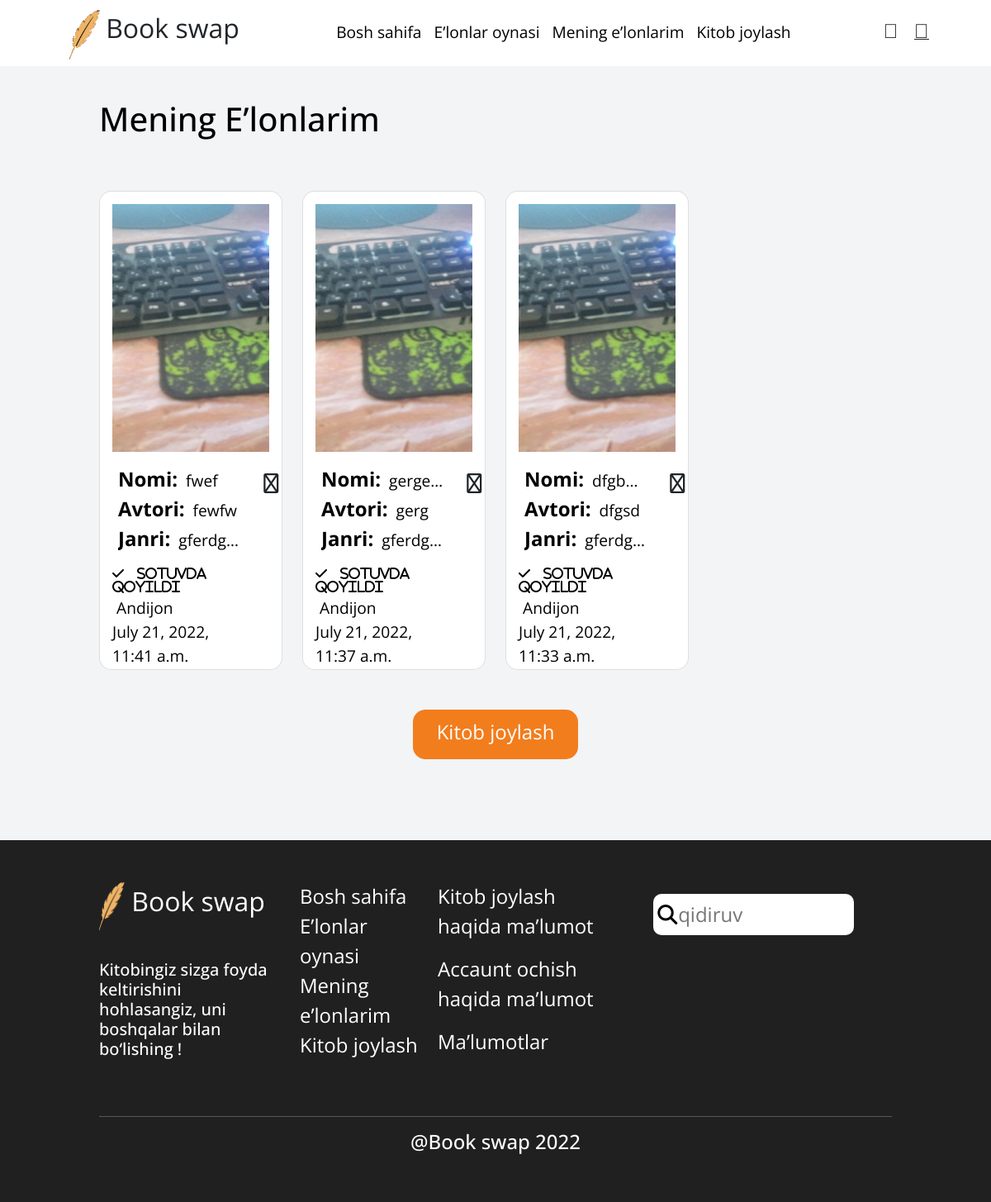
Screenshot of /mybooks/ (signed in) with the database file from the repository.
### main/models.py (models this page shows, shortened)
class Book(models.Model):
    ADDRESS = (
		('Andijon', 'Andijon'),
		('Namangan', 'Namangan'),
		('Samarqand', 'Samarqand'),
		('Tashkent', 'Tashkent'),
		('Jizzax', 'Jizzax'),
		('Surxondaryo', 'Surxondaryo'),
		('Navoiy', 'Navoiy'),
		('Xorazm', 'Xorazm'),
		('Qashqadaryo', 'Qashqadaryo'),
		('Buxoro', 'Buxoro'),
		('Sirdaryo', 'Sirdaryo'),
		('Fargona', 'Fargona'),
	)
    author = models.ForeignKey(User, on_delete=models.CASCADE, related_name="books", default=None, null=True)
    slug = models.SlugField("Slug", max_length=256, blank=True, unique=True)
    title = models.CharField("Title", max_length=256)
    author_pen = models.CharField("Book Author", max_length=100)
    location = models.CharField('loacation', max_length=256,  choices=ADDRESS)
    genre = models.ForeignKey(Genre, on_delete=models.CASCADE, related_name="books", default=None, null=True)
    description = models.TextField("Description", max_length=200)
    image = models.ImageField("Image", upload_to="book_images")
    created_at = models.DateTimeField("Created time", auto_now_add=True)
    likes_count = models.PositiveIntegerField("Likes", default=0)
    is_checked = models.BooleanField(default=False)
    is_ban = models.BooleanField(default=False)
    class Meta:
        ordering = ['-id']
        db_table = "book"
        unique_together = ["slug"]
        verbose_name = "book"
        verbose_name_plural = "books"

class Genre(models.Model):
    title = models.CharField("Title", max_length=256)
    slug = models.SlugField("Slug", max_length=256, blank=True)
    def __str__(self):
        return f"{self.title}"
    class Meta:
        db_table = "genre"
        verbose_name = "genre"
        verbose_name_plural = "genres"

### account/models.py (models this page shows, shortened)
class User(AbstractUser):
	GENDER = (
		('Ayol', 'Ayol'),
		('Erkak', 'Erkak'),
	)
	ADDRESS = (
		('Andijon', 'Andijon'),
		('Namangan', 'Namangan'),
		('Samarqand', 'Samarqand'),
		('Tashkent', 'Tashkent'),
		('Jizzax', 'Jizzax'),
		('Surxondaryo', 'Surxondaryo'),
		('Navoiy', 'Navoiy'),
		('Xorazm', 'Xorazm'),
		('Qashqadaryo', 'Qashqadaryo'),
		('Buxoro', 'Buxoro'),
		('Sirdaryo', 'Sirdaryo'),
		('Fargona', 'Fargona'),
	)
	name = models.CharField("Name", max_length=256)
	surname = models.CharField("Surname", max_length=256)
	username = models.CharField("Username", max_length=256, unique=True, null=True)
	age = models.PositiveIntegerField("Age", null=True)
	phone = models.CharField("Phone", max_length=18)
	avatar = models.ImageField("Image", upload_to="user-images/", null=True, blank=True, default='default.png')
	gender = models.CharField("Gender", max_length=128, choices=GENDER)
	address = models.CharField("Address", max_length=128, choices=ADDRESS)
	created_at = models.DateTimeField("Created at", auto_now_add=True)
	updated_at = models.DateTimeField("Updated_at", auto_now=True)
	USERNAME_FIELD = "username"
	first_name = None
	last_name = None
	class Meta:
		db_table = "user"
		verbose_name = "user"
		verbose_name_plural = "users"

### main/views.py (the view)
# urls.py: path('mybooks/', views.MyBookView, name="my-book"),
@login_required(login_url='/profile/login/')
def MyBookView(request):
    author_book = Book.objects.select_related('genre', 'author').filter(author= request.user)
    return render(request, 'advert/my_advert.html', {"object": author_book})

### templates/advert/my_advert.html (shortened to what this page needs)
{% extends "advert/base.html" %}
{% load static %}
{% block content %}
  <header>
    <section>
      <h1>Mening E’lonlarim</h1>
      <div class="edit-section mt-5">
          <div class="row">
              {% for  book in  object %}
              <div class="col-lg-4 col-xl-3 col-md-6 col-sm-6 col-12">
                  <div class="card">
                      <a href="{% url 'main:detail' book.slug%}" style="text-decoration: none;" class="text-dark">
                        <img src="{{ book.image.url}}" alt="" style="    width: 100%;  max-height: 300px;">
                    </a>
                    <div class="row">
                        <div class="col-10">
                          <ul>
                              <li>
                                  <strong>Nomi:</strong>
                                  <span>{{ book.title}}</span>
                              </li>
                              <li>
                                  <strong>Avtori:</strong>
                                  <span>{{ book.author_pen}}</span>
                              </li>
                              <li>
                                  <strong>Janri:</strong>
                                  <span>{{ book.genre}}</span>
                              </li>
                          </ul>
                          {% if book.is_checked %}
                          <span class="fa-solid fa-check">&nbsp &nbsp Sotuvda qoyildi</span>
                          {% endif %}
                          <br>
                          <span class="about-box">{{book.author.address}} <br> {{book.created_at}}</span>
                      </div>
                      <div class="col-2">
                          <i class="fa-solid fa-ellipsis-vertical dropdown-button p-1 btn"></i>
                      </div>
                  </div>
                  </div>
              </div>
             {% endfor %}
          </div>
      </div>
  </section>
    <center>
      <a href="{% url 'main:create-book' %}" class="btn btn-orange mt-5 mb-5">Kitob joylash</a>
    </center>
  </header>
  {% endblock %}

### assets/css/style.css (style rules this page uses)
* { font-family: 'Open Sans', sans-serif; font-style: normal; }
html { width: 100vw; min-height: 100vh; overflow-x: hidden; }
body { width: 100vw; min-height: 100vh; margin: 0; padding: 0; box-sizing: border-box; font-family: Canaro; font-weight: 600, Semi Bold; overflow-x: hidden !important; }
body.page { background-color: #F2F4F5; color: #000; }
header { margin: 120px 10% 0 10%; }
.edit-section .card { background-color: #fff; height: 580px; display: flex; justify-content: space-around; padding: 15px; margin-top: 15px; border-radius: 15px; }
.edit-section .card ul { margin-top: 15px; list-style: none; margin-left: -25px; font-size: larger; }
.edit-section .card ul li { white-space: nowrap; width: 100%; overflow: hidden; text-overflow: ellipsis; }
.edit-section .card ul li strong { font-size: x-large; margin-right: 5px; }
.edit-section .card .about-box { margin-left: 5px; font-size: larger; }
.edit-section .card i { margin-top: 15px; margin-right: -45px; font-size: x-large; }
.btn-orange { width: 200px; height: 60px; border-radius: 15px; padding: 8px; padding: 8px 20px; color: #fff; font-size: 24px; text-decoration: none; background-color: #f27d1d; }

### rows the page displays
Book: image (picture), title "fwef", author_pen "fewfw", genre "gferdg…", is_checked "Sotuvda qoyildi", author.address "Andijon", created_at "July 21, 2022, 11:41 a.m."
Book: image (picture), title "gerg…", author_pen "gerg", genre "gferdg…", is_checked "Sotuvda qoyildi", author.address "Andijon", created_at "July 21, 2022, 11:37 a.m."
Book: image (picture), title "dfgb…", author_pen "dfgsd", genre "gferdg…", is_checked "Sotuvda qoyildi", author.address "Andijon", created_at "July 21, 2022, 11:33 a.m."
